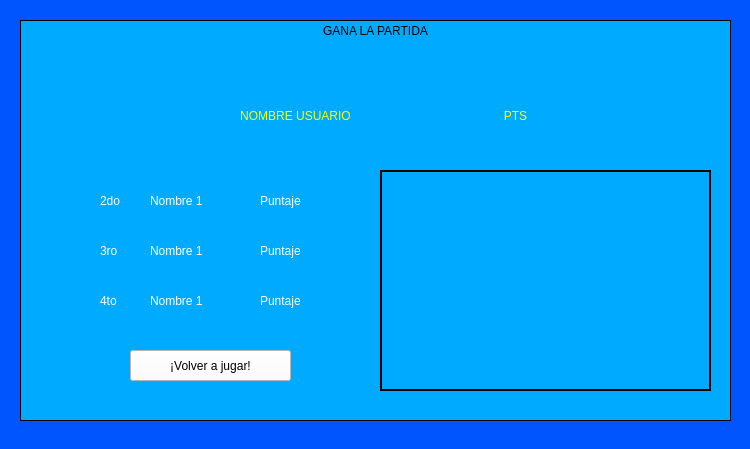
<?xml version="1.0" encoding="UTF-8"?>
<ui version="4.0">
 <class>MainWindow</class>
 <widget class="QMainWindow" name="MainWindow">
  <property name="geometry">
   <rect>
    <x>0</x>
    <y>0</y>
    <width>750</width>
    <height>449</height>
   </rect>
  </property>
  <property name="windowTitle">
   <string>Pantalla Final</string>
  </property>
  <property name="windowIcon">
   <iconset>
    <normaloff>../sprites/Logo/Logo_transparente.png</normaloff>../sprites/Logo/Logo_transparente.png</iconset>
  </property>
  <property name="styleSheet">
   <string notr="true">background-color: rgb(0, 85, 255);</string>
  </property>
  <widget class="QWidget" name="centralwidget">
   <widget class="QLabel" name="label">
    <property name="geometry">
     <rect>
      <x>20</x>
      <y>20</y>
      <width>711</width>
      <height>401</height>
     </rect>
    </property>
    <property name="styleSheet">
     <string notr="true">background-color: rgb(0, 170, 255);
font: 75 25pt &quot;Arial&quot;;
</string>
    </property>
    <property name="frameShape">
     <enum>QFrame::Panel</enum>
    </property>
    <property name="text">
     <string>GANA LA PARTIDA</string>
    </property>
    <property name="textFormat">
     <enum>Qt::RichText</enum>
    </property>
    <property name="alignment">
     <set>Qt::AlignHCenter|Qt::AlignTop</set>
    </property>
   </widget>
   <widget class="QLabel" name="ganador">
    <property name="geometry">
     <rect>
      <x>140</x>
      <y>90</y>
      <width>311</width>
      <height>51</height>
     </rect>
    </property>
    <property name="styleSheet">
     <string notr="true">background-color: rgb(0, 170, 255);
font: 75 20pt &quot;Arial&quot;;
color: rgb(255, 255, 0);
</string>
    </property>
    <property name="text">
     <string>NOMBRE USUARIO</string>
    </property>
    <property name="alignment">
     <set>Qt::AlignCenter</set>
    </property>
   </widget>
   <widget class="QLabel" name="puntaje_ganador">
    <property name="geometry">
     <rect>
      <x>460</x>
      <y>90</y>
      <width>111</width>
      <height>51</height>
     </rect>
    </property>
    <property name="styleSheet">
     <string notr="true">background-color: rgb(0, 170, 255);
font: 75 20pt &quot;Arial&quot;;
color: rgb(255, 255, 0);
</string>
    </property>
    <property name="text">
     <string>PTS</string>
    </property>
    <property name="alignment">
     <set>Qt::AlignCenter</set>
    </property>
   </widget>
   <widget class="QLabel" name="nombre_1">
    <property name="geometry">
     <rect>
      <x>150</x>
      <y>180</y>
      <width>161</width>
      <height>41</height>
     </rect>
    </property>
    <property name="styleSheet">
     <string notr="true">background-color: rgb(0, 170, 255);
font: 75 13pt &quot;Times New Roman&quot;;
color: rgb(255, 255, 255);
</string>
    </property>
    <property name="text">
     <string>Nombre 1</string>
    </property>
   </widget>
   <widget class="QLabel" name="nombre_2">
    <property name="geometry">
     <rect>
      <x>150</x>
      <y>230</y>
      <width>161</width>
      <height>41</height>
     </rect>
    </property>
    <property name="styleSheet">
     <string notr="true">background-color: rgb(0, 170, 255);
font: 75 13pt &quot;Times New Roman&quot;;
color: rgb(255, 255, 255);
</string>
    </property>
    <property name="text">
     <string>Nombre 1</string>
    </property>
   </widget>
   <widget class="QLabel" name="nombre_3">
    <property name="geometry">
     <rect>
      <x>150</x>
      <y>280</y>
      <width>161</width>
      <height>41</height>
     </rect>
    </property>
    <property name="styleSheet">
     <string notr="true">background-color: rgb(0, 170, 255);
font: 75 13pt &quot;Times New Roman&quot;;
color: rgb(255, 255, 255);
</string>
    </property>
    <property name="text">
     <string>Nombre 1</string>
    </property>
   </widget>
   <widget class="QLabel" name="puntaje_1">
    <property name="geometry">
     <rect>
      <x>260</x>
      <y>180</y>
      <width>61</width>
      <height>41</height>
     </rect>
    </property>
    <property name="styleSheet">
     <string notr="true">background-color: rgb(0, 170, 255);
font: 75 13pt &quot;Times New Roman&quot;;
color: rgb(255, 255, 255);
</string>
    </property>
    <property name="text">
     <string>Puntaje</string>
    </property>
   </widget>
   <widget class="QLabel" name="puntaje_2">
    <property name="geometry">
     <rect>
      <x>260</x>
      <y>230</y>
      <width>61</width>
      <height>41</height>
     </rect>
    </property>
    <property name="styleSheet">
     <string notr="true">background-color: rgb(0, 170, 255);
font: 75 13pt &quot;Times New Roman&quot;;
color: rgb(255, 255, 255);
</string>
    </property>
    <property name="text">
     <string>Puntaje</string>
    </property>
   </widget>
   <widget class="QLabel" name="puntaje_3">
    <property name="geometry">
     <rect>
      <x>260</x>
      <y>280</y>
      <width>61</width>
      <height>41</height>
     </rect>
    </property>
    <property name="styleSheet">
     <string notr="true">background-color: rgb(0, 170, 255);
font: 75 13pt &quot;Times New Roman&quot;;
color: rgb(255, 255, 255);
</string>
    </property>
    <property name="text">
     <string>Puntaje</string>
    </property>
   </widget>
   <widget class="QLabel" name="puntaje_4">
    <property name="geometry">
     <rect>
      <x>100</x>
      <y>180</y>
      <width>31</width>
      <height>41</height>
     </rect>
    </property>
    <property name="styleSheet">
     <string notr="true">background-color: rgb(0, 170, 255);
font: 75 13pt &quot;Times New Roman&quot;;
color: rgb(255, 255, 255);
</string>
    </property>
    <property name="text">
     <string>2do</string>
    </property>
   </widget>
   <widget class="QLabel" name="puntaje_5">
    <property name="geometry">
     <rect>
      <x>100</x>
      <y>230</y>
      <width>31</width>
      <height>41</height>
     </rect>
    </property>
    <property name="styleSheet">
     <string notr="true">background-color: rgb(0, 170, 255);
font: 75 13pt &quot;Times New Roman&quot;;
color: rgb(255, 255, 255);
</string>
    </property>
    <property name="text">
     <string>3ro</string>
    </property>
   </widget>
   <widget class="QLabel" name="puntaje_6">
    <property name="geometry">
     <rect>
      <x>100</x>
      <y>280</y>
      <width>31</width>
      <height>41</height>
     </rect>
    </property>
    <property name="styleSheet">
     <string notr="true">background-color: rgb(0, 170, 255);
font: 75 13pt &quot;Times New Roman&quot;;
color: rgb(255, 255, 255);
</string>
    </property>
    <property name="text">
     <string>4to</string>
    </property>
   </widget>
   <widget class="QPushButton" name="pushButton">
    <property name="geometry">
     <rect>
      <x>130</x>
      <y>350</y>
      <width>161</width>
      <height>31</height>
     </rect>
    </property>
    <property name="cursor">
     <cursorShape>PointingHandCursor</cursorShape>
    </property>
    <property name="styleSheet">
     <string notr="true">background-color: rgb(255, 255, 255);</string>
    </property>
    <property name="text">
     <string>¡Volver a jugar!</string>
    </property>
   </widget>
   <widget class="QLabel" name="label_2">
    <property name="enabled">
     <bool>true</bool>
    </property>
    <property name="geometry">
     <rect>
      <x>380</x>
      <y>170</y>
      <width>331</width>
      <height>221</height>
     </rect>
    </property>
    <property name="focusPolicy">
     <enum>Qt::StrongFocus</enum>
    </property>
    <property name="contextMenuPolicy">
     <enum>Qt::ActionsContextMenu</enum>
    </property>
    <property name="styleSheet">
     <string notr="true">background-color: rgb(0, 170, 255);
font: 75 25pt &quot;Times New Roman&quot;;
color: rgb(255, 255, 255);
border-width: 2px;
border-color: black;
border-style: solid;
</string>
    </property>
    <property name="pixmap">
     <pixmap>../sprites/Bonus/pangui_celebrando.gif</pixmap>
    </property>
    <property name="scaledContents">
     <bool>true</bool>
    </property>
   </widget>
  </widget>
  <widget class="QStatusBar" name="statusbar"/>
 </widget>
 <resources/>
 <connections/>
</ui>
